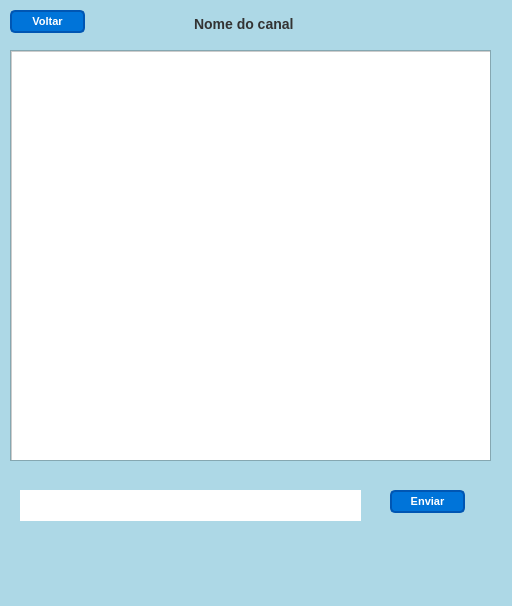
<?xml version="1.0" encoding="UTF-8"?>
<ui version="4.0">
 <class>MainWindowChat</class>
 <widget class="QMainWindow" name="MainWindowChat">
  <property name="geometry">
   <rect>
    <x>0</x>
    <y>0</y>
    <width>512</width>
    <height>606</height>
   </rect>
  </property>
  <property name="windowTitle">
   <string>Chat</string>
  </property>
  <property name="styleSheet">
   <string notr="true">background-color: #add8e6;</string>
  </property>
  <widget class="QWidget" name="centralwidget">
   <widget class="QScrollArea" name="scrollArea">
    <property name="geometry">
     <rect>
      <x>10</x>
      <y>50</y>
      <width>481</width>
      <height>411</height>
     </rect>
    </property>
    <property name="styleSheet">
     <string notr="true"/>
    </property>
    <property name="widgetResizable">
     <bool>true</bool>
    </property>
    <widget class="QWidget" name="scrollAreaWidgetContents">
     <property name="geometry">
      <rect>
       <x>0</x>
       <y>0</y>
       <width>479</width>
       <height>409</height>
      </rect>
     </property>
     <widget class="QTextEdit" name="textEditChat">
      <property name="geometry">
       <rect>
        <x>0</x>
        <y>0</y>
        <width>481</width>
        <height>411</height>
       </rect>
      </property>
      <property name="font">
       <font>
        <family>Helvetica</family>
        <pointsize>11</pointsize>
        <weight>75</weight>
        <bold>true</bold>
       </font>
      </property>
      <property name="styleSheet">
       <string notr="true">background-color: #ffffff;
border: 1px solid #ccc;
padding: 10px;</string>
      </property>
     </widget>
    </widget>
   </widget>
   <widget class="QLineEdit" name="lineEditMensagem">
    <property name="geometry">
     <rect>
      <x>20</x>
      <y>490</y>
      <width>341</width>
      <height>31</height>
     </rect>
    </property>
    <property name="font">
     <font>
      <family>Helvetica</family>
     </font>
    </property>
    <property name="styleSheet">
     <string notr="true">background-color: #ffffff;
border: 1px soolid #ccc;
padding: 5px;</string>
    </property>
   </widget>
   <widget class="QPushButton" name="pushButtonEnviar">
    <property name="enabled">
     <bool>true</bool>
    </property>
    <property name="geometry">
     <rect>
      <x>390</x>
      <y>490</y>
      <width>75</width>
      <height>23</height>
     </rect>
    </property>
    <property name="font">
     <font>
      <pointsize>-1</pointsize>
      <weight>75</weight>
      <bold>true</bold>
     </font>
    </property>
    <property name="styleSheet">
     <string notr="true">    background-color: #0074D9;
    color: #FFFFFF; 
    border: 2px solid #0056b3; 
    border-radius: 5px; 
    padding: 5px 15px;
    font-size: 11px;
    font-weight: bold;</string>
    </property>
    <property name="text">
     <string>Enviar</string>
    </property>
   </widget>
   <widget class="QPushButton" name="pushButtonVoltar">
    <property name="geometry">
     <rect>
      <x>10</x>
      <y>10</y>
      <width>75</width>
      <height>23</height>
     </rect>
    </property>
    <property name="styleSheet">
     <string notr="true">    background-color: #0074D9;
    color: #FFFFFF; 
    border: 2px solid #0056b3; 
    border-radius: 5px; 
    padding: 5px 15px;
    font-size: 11px;
    font-weight: bold;</string>
    </property>
    <property name="text">
     <string>Voltar</string>
    </property>
   </widget>
   <widget class="QLabel" name="labelNomeCanal">
    <property name="geometry">
     <rect>
      <x>190</x>
      <y>16</y>
      <width>131</width>
      <height>20</height>
     </rect>
    </property>
    <property name="styleSheet">
     <string notr="true">color: #333; font-size: 14px; font-weight: bold; margin-bottom: 5px;</string>
    </property>
    <property name="text">
     <string>Nome do canal</string>
    </property>
   </widget>
  </widget>
  <widget class="QMenuBar" name="menubar">
   <property name="geometry">
    <rect>
     <x>0</x>
     <y>0</y>
     <width>512</width>
     <height>21</height>
    </rect>
   </property>
  </widget>
  <widget class="QStatusBar" name="statusbar"/>
 </widget>
 <resources/>
 <connections/>
</ui>
